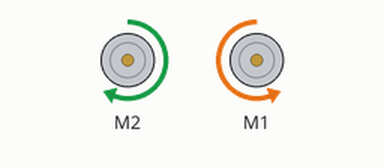
The sketch below on a simulated Arduino Uno, built with avr-gcc and run on an emulated ATmega328P. Shown: 2 × DC motor (green arrow = forward, orange = backward, longer = faster).

Above: at 0.9 s.
At 5.3 s:
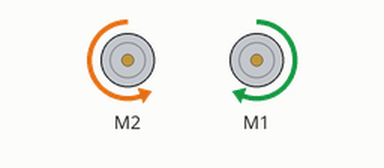
At 11.2 s:
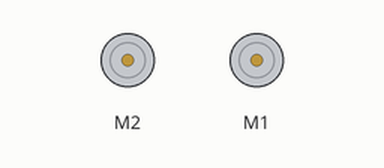
Timing chart, 0 to 16.5 s (numbered marks = the images above):
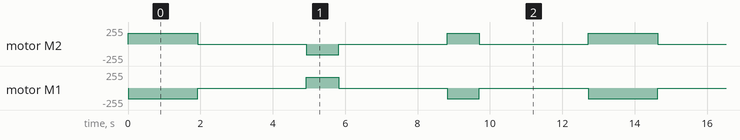

The sketch:

Turning_tests.ino
```cpp
#include <Adafruit_MotorShield.h>
#include "Arduino.h"

Adafruit_MotorShield AFMS = Adafruit_MotorShield();

Adafruit_DCMotor *myMotorL = AFMS.getMotor(1);
Adafruit_DCMotor *myMotorR = AFMS.getMotor(2);

void setup() {
  // put your setup code here, to run once:
  Serial.begin(115200);
if (!AFMS.begin()) {
  Serial.println("Could not find Motor Shield. Check wiring.");
  while (1);
}

}

void loop() {
  // put your main code here, to run repeatedly:
  myMotorR->run(FORWARD);       // rotating the robot in place, slowly, as to not lose the cube
  myMotorL->run(BACKWARD);
  myMotorR->setSpeed(160);
  myMotorL->setSpeed(160);
  delay(1930);                  // this delay will need to be worked out until roughly 180* is achieved
  myMotorR->setSpeed(0);
  myMotorL->setSpeed(0);

  delay(3000);

  myMotorR->run(BACKWARD);       // rotating the robot in place, slowly, as to not lose the cube
  myMotorL->run(FORWARD);
  myMotorR->setSpeed(160);
  myMotorL->setSpeed(160);
  delay(890);                  // this delay will need to be worked out until roughly 90* is achieved
  myMotorR->setSpeed(0);
  myMotorL->setSpeed(0);

  delay(3000);

  myMotorR->run(FORWARD);       // rotating the robot in place, slowly, as to not lose the cube
  myMotorL->run(BACKWARD);
  myMotorR->setSpeed(160);
  myMotorL->setSpeed(160);
  delay(890);                  // this delay will need to be worked out until roughly 90* is achieved
  myMotorR->setSpeed(0);
  myMotorL->setSpeed(0);

  delay(3000);


}
```

Measured:
- by itself, motor M2: repeats every 12.7 s: stopped 3.0 s, backward 160/255 0.89 s, stopped 3.0 s, forward 160/255 0.89 s, stopped 3.0 s, forward 160/255 1.9 s
- by itself, motor M1: repeats every 12.7 s: stopped 3.0 s, forward 160/255 0.89 s, stopped 3.0 s, backward 160/255 0.89 s, stopped 3.0 s, backward 160/255 1.9 s
